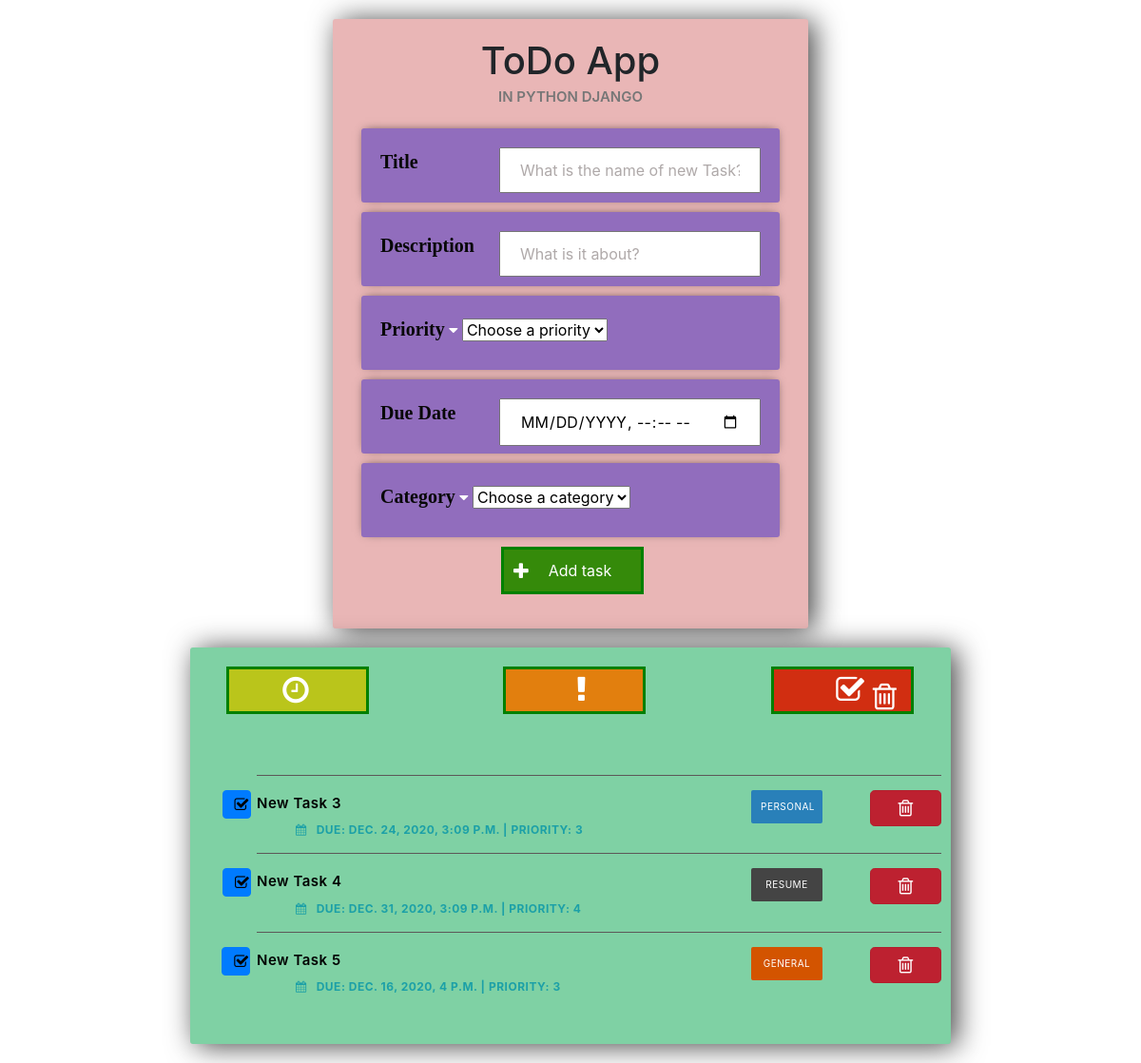
The app's page /, older data.
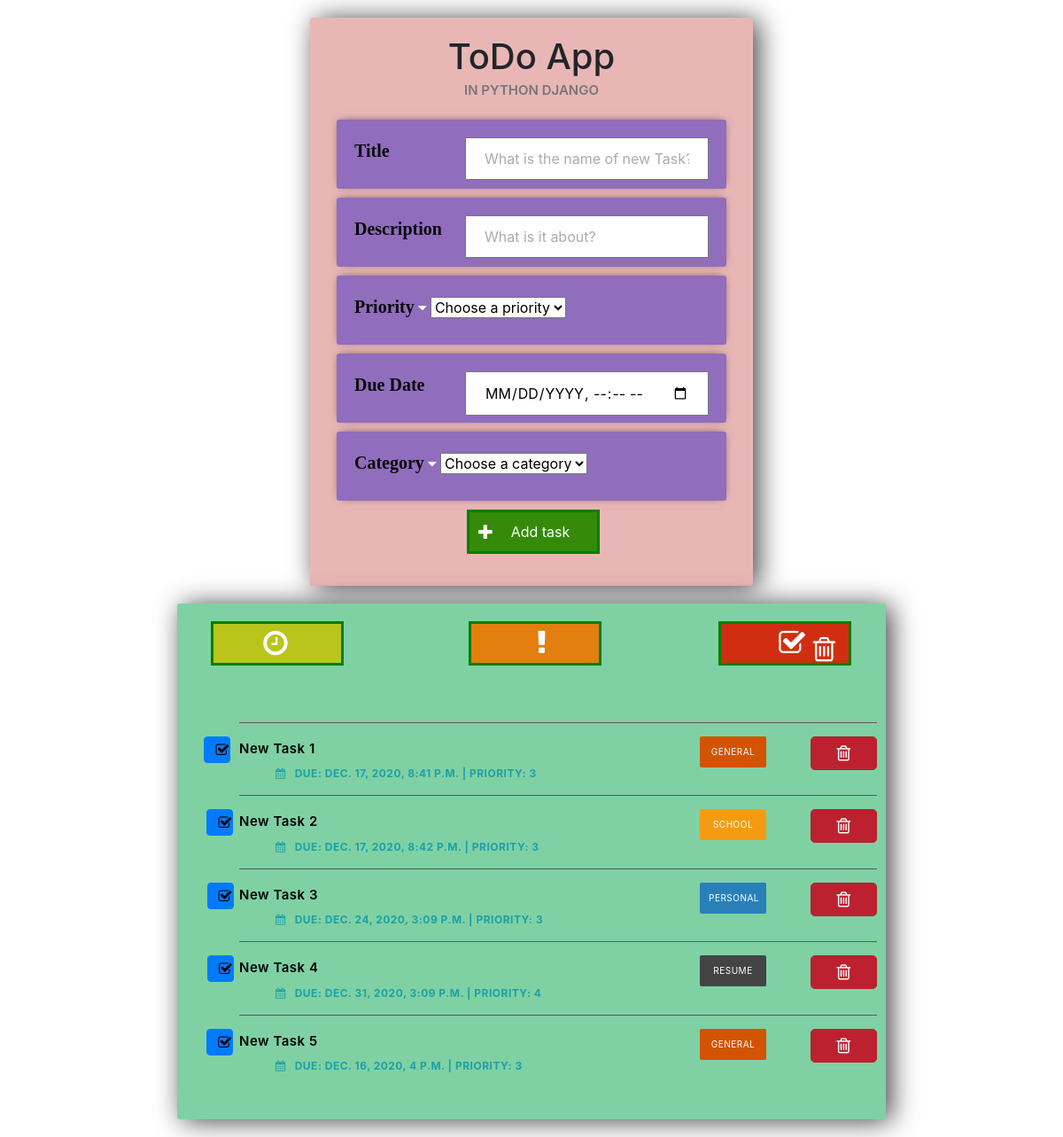
The same page, newer data.
### ToDoList/models.py (models this page shows, shortened)
class Task(models.Model):
    title=models.CharField(max_length=350)
    completed=models.BooleanField(default=False)
    content = models.TextField(blank=True)
    created = models.DateTimeField(default=timezone.now())
    priority = (models.IntegerField(default= 1))
    due_date = models.DateTimeField(null=False, blank=False)
    category = models.ForeignKey(Category, default="general", on_delete= models.CASCADE) # a foreignkey

class Category(models.Model): # The Category table name that inherits models.Model
    name = models.CharField(max_length=100, primary_key=True) #Like a varchar
    class Meta:
        verbose_name = ("Category")
        verbose_name_plural = ("Categories")
    def __str__(self):
        return self.name   #name to be shown when called

### ToDoList/views.py (the view, shortened to what this page needs)
# urls.py: path('',views.index,name="index"),
def index(request):
    tasks = Task.objects.all().order_by("completed", "-created")
    categories = Category.objects.all() #getting all categories with object manager
    return render(request, "index.html", {"tasks": tasks, "categories":categories, 'n' : range(1, 6, 1)})

### templates/index.html (shortened to what the changed rows need)
<!doctype html>
<html lang="en">
<head>
    <link rel="stylesheet" href="https://stackpath.bootstrapcdn.com/bootstrap/4.3.1/css/bootstrap.min.css"
>
    <link rel="stylesheet" type="text/css"
        href="https://maxcdn.bootstrapcdn.com/font-awesome/4.7.0/css/font-awesome.min.css">
    <link rel="stylesheet" href="https://maxcdn.bootstrapcdn.com/bootstrap/4.0.0-beta/css/bootstrap.min.css"
>
    {% load static %}
    <link rel="stylesheet" href="{% static 'style.css'%}">
</head>
<body>
    <div class="center-column">
        <h1>ToDo App</h1>
    </div>
    <div class="todo-list">
        <div>
            <br>
            <br>
            <ol class="taskList">
                {% for task in tasks %}
                <li class="taskItem">
                    {% if task.completed == True %}
                    <strike style='color:black'>
                        <span></span><a style='color:red' href="{% url 'update_task' task.id %}">{{task.title}}</a>
                    </strike>
                    {% else %}
                    <label for="{{ task.id }}"><span><a
                                href="{% url 'update_task' task.id %}">{{task.title}}</a></span></label>
                    {% endif %}
                    <a href="{% url 'complete_task' task.id %}" class="btn btn-primary complete " role="button"
                        aria-pressed="true"> <i class="fa fa-check-square-o"></i></a>
                    <a href="{% url 'delete_task' task.id %}" class="btn btn-danger btn-lg active " role="button"
                        aria-pressed="true"> <i class="fa fa-trash-o icon"></i></a>
                    <span class="category-{{ task.category }}">{{ task.category }}</span>
                    <strong class="taskDate"><i class="fa fa-calendar"></i>Due: {{ task.due_date }} | Priority:
                        {{task.priority}}</strong>
                </li>
                {% endfor %}
            </ol>
        </div>
    </div>
</body>
</html>

Row changes from the older to the newer data that the page shows:
added Task: title "New Task 1", category "GENERAL", due_date "DEC. 17, 2020, 8:41 P.M.", priority "3"
added Task: title "New Task 2", category "SCHOOL", due_date "DEC. 17, 2020, 8:42 P.M.", priority "3"
